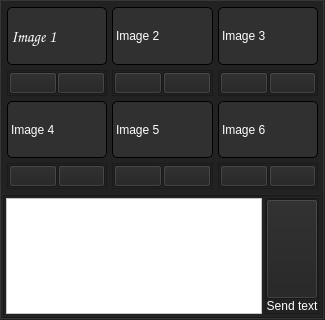
         <widget class="QFrame" name="Left_Frame">
          <property name="styleSheet">
           <string notr="true">background-color: rgb(48, 48, 48);</string>
          </property>
          <property name="frameShape">
           <enum>QFrame::Box</enum>
          </property>
          <property name="frameShadow">
           <enum>QFrame::Raised</enum>
          </property>
          <layout class="QVBoxLayout" name="verticalLayout" stretch="5,1">
           <property name="spacing">
            <number>0</number>
           </property>
           <property name="leftMargin">
            <number>0</number>
           </property>
           <property name="topMargin">
            <number>0</number>
           </property>
           <property name="rightMargin">
            <number>0</number>
           </property>
           <property name="bottomMargin">
            <number>0</number>
           </property>
           <item>
            <widget class="QFrame" name="Images_Frame">
             <property name="styleSheet">
              <string notr="true">background-color: rgb(34, 34, 34);</string>
             </property>
             <property name="frameShape">
              <enum>QFrame::NoFrame</enum>
             </property>
             <property name="frameShadow">
              <enum>QFrame::Raised</enum>
             </property>
             <layout class="QHBoxLayout" name="horizontalLayout_2">
              <property name="spacing">
               <number>1</number>
              </property>
              <property name="leftMargin">
               <number>0</number>
              </property>
              <property name="topMargin">
               <number>0</number>
              </property>
              <property name="rightMargin">
               <number>0</number>
              </property>
              <property name="bottomMargin">
               <number>0</number>
              </property>
              <item>
               <layout class="QGridLayout" name="gridLayout" rowstretch="6,1,6,1" columnstretch="1,1,1" rowminimumheight="2,1,2,1" columnminimumwidth="1,1,1">
                <property name="leftMargin">
                 <number>5</number>
                </property>
                <property name="topMargin">
                 <number>5</number>
                </property>
                <property name="rightMargin">
                 <number>5</number>
                </property>
                <property name="bottomMargin">
                 <number>5</number>
                </property>
                <property name="spacing">
                 <number>5</number>
                </property>
                <item row="0" column="0">
                 <widget class="QLabel" name="Image1_Label">
                  <property name="font">
                   <font>
                    <family>Comic Sans MS</family>
                    <pointsize>12</pointsize>
                   </font>
                  </property>
                  <property name="styleSheet">
                   <string notr="true">border: 1px solid black;
font: 12pt &quot;Comic Sans MS&quot;;
border-radius: 5px;
background-color: rgb(48, 48, 48);
color: rgb(255, 255, 255);</string>
                  </property>
                  <property name="frameShape">
                   <enum>QFrame::Box</enum>
                  </property>
                  <property name="text">
                   <string>Image 1</string>
                  </property>
                 </widget>
                </item>
                <item row="2" column="0">
                 <widget class="QLabel" name="Image4_Label">
                  <property name="styleSheet">
                   <string notr="true">border: 1px solid black;
font: 12pt &quot;Comic Sans MS&quot;;
border-radius: 5px;
background-color: rgb(48, 48, 48);
color: rgb(255, 255, 255);</string>
                  </property>
                  <property name="frameShape">
                   <enum>QFrame::Box</enum>
                  </property>
                  <property name="text">
                   <string>Image 4</string>
                  </property>
                 </widget>
                </item>
                <item row="2" column="1">
                 <widget class="QLabel" name="Image5_Label">
                  <property name="styleSheet">
                   <string notr="true">border: 1px solid black;
font: 12pt &quot;Comic Sans MS&quot;;
border-radius: 5px;
background-color: rgb(48, 48, 48);
color: rgb(255, 255, 255);</string>
                  </property>
                  <property name="frameShape">
                   <enum>QFrame::Box</enum>
                  </property>
                  <property name="text">
                   <string>Image 5</string>
                  </property>
                 </widget>
                </item>
                <item row="2" column="2">
                 <widget class="QLabel" name="Image6_Label">
                  <property name="styleSheet">
                   <string notr="true">border: 1px solid black;
font: 12pt &quot;Comic Sans MS&quot;;
border-radius: 5px;
background-color: rgb(48, 48, 48);
color: rgb(255, 255, 255);</string>
                  </property>
                  <property name="frameShape">
                   <enum>QFrame::Box</enum>
                  </property>
                  <property name="text">
                   <string>Image 6</string>
                  </property>
                 </widget>
                </item>
                <item row="0" column="2">
                 <widget class="QLabel" name="Image3_Label">
                  <property name="enabled">
                   <bool>true</bool>
                  </property>
                  <property name="styleSheet">
                   <string notr="true">border: 1px solid black;
font: 12pt &quot;Comic Sans MS&quot;;
border-radius: 5px;
background-color: rgb(48, 48, 48);
color: rgb(255, 255, 255);</string>
                  </property>
                  <property name="frameShape">
                   <enum>QFrame::Box</enum>
                  </property>
                  <property name="text">
                   <string>Image 3</string>
                  </property>
                 </widget>
                </item>
                <item row="0" column="1">
                 <widget class="QLabel" name="Image2_Label">
                  <property name="styleSheet">
                   <string notr="true">border: 1px solid black;
font: 12pt &quot;Comic Sans MS&quot;;
border-radius: 5px;
background-color: rgb(48, 48, 48);
color: rgb(255, 255, 255);</string>
                  </property>
                  <property name="frameShape">
                   <enum>QFrame::Box</enum>
                  </property>
                  <property name="text">
                   <string>Image 2</string>
                  </property>
                 </widget>
                </item>
                <item row="1" column="1">
                 <widget class="QFrame" name="Frame_buttons2">
                  <property name="frameShape">
                   <enum>QFrame::StyledPanel</enum>
                  </property>
                  <property name="frameShadow">
                   <enum>QFrame::Raised</enum>
                  </property>
                  <layout class="QHBoxLayout" name="horizontalLayout_4">
                   <property name="spacing">
                    <number>1</number>
                   </property>
                   <property name="leftMargin">
                    <number>1</number>
                   </property>
                   <property name="topMargin">
                    <number>1</number>
                   </property>
                   <property name="rightMargin">
                    <number>1</number>
                   </property>
                   <property name="bottomMargin">
                    <number>1</number>
                   </property>
                   <item>
                    <widget class="QPushButton" name="Delete_image_1_button2">
                     <property name="text">
                      <string/>
                     </property>
                     <property name="icon">
                      <iconset resource="Icons/Icons.qrc">
                       <normaloff>:/Resources/close.svg</normaloff>:/Resources/close.svg</iconset>
                     </property>
                    </widget>
                   </item>
                   <item>
                    <widget class="QPushButton" name="Redo_image2_button">
                     <property name="text">
                      <string/>
                     </property>
                     <property name="icon">
                      <iconset resource="Icons/Icons.qrc">
                       <normaloff>:/Resources/back.svg</normaloff>:/Resources/back.svg</iconset>
                     </property>
                    </widget>
                   </item>
                  </layout>
                 </widget>
                </item>
                <item row="3" column="2">
                 <widget class="QFrame" name="Frame_buttons6">
                  <property name="frameShape">
                   <enum>QFrame::StyledPanel</enum>
                  </property>
                  <property name="frameShadow">
                   <enum>QFrame::Raised</enum>
                  </property>
                  <layout class="QHBoxLayout" name="horizontalLayout_5">
                   <property name="spacing">
                    <number>1</number>
                   </property>
                   <property name="leftMargin">
                    <number>1</number>
                   </property>
                   <property name="topMargin">
                    <number>1</number>
                   </property>
                   <property name="rightMargin">
                    <number>1</number>
                   </property>
                   <property name="bottomMargin">
                    <number>1</number>
                   </property>
                   <item>
                    <widget class="QPushButton" name="Delete_image_1_button6">
                     <property name="text">
                      <string/>
                     </property>
                     <property name="icon">
                      <iconset resource="Icons/Icons.qrc">
                       <normaloff>:/Resources/close.svg</normaloff>:/Resources/close.svg</iconset>
                     </property>
                    </widget>
                   </item>
                   <item>
                    <widget class="QPushButton" name="Redo_image6_button">
                     <property name="text">
                      <string/>
                     </property>
                     <property name="icon">
                      <iconset resource="Icons/Icons.qrc">
                       <normaloff>:/Resources/back.svg</normaloff>:/Resources/back.svg</iconset>
                     </property>
                    </widget>
                   </item>
                  </layout>
                 </widget>
                </item>
                <item row="3" column="1">
                 <widget class="QFrame" name="Frame_buttons5">
                  <property name="frameShape">
                   <enum>QFrame::StyledPanel</enum>
                  </property>
                  <property name="frameShadow">
                   <enum>QFrame::Raised</enum>
                  </property>
                  <layout class="QHBoxLayout" name="horizontalLayout_6">
                   <property name="spacing">
                    <number>1</number>
                   </property>
                   <property name="leftMargin">
                    <number>1</number>
                   </property>
                   <property name="topMargin">
                    <number>1</number>
                   </property>
                   <property name="rightMargin">
                    <number>1</number>
                   </property>
                   <property name="bottomMargin">
                    <number>1</number>
                   </property>
                   <item>
                    <widget class="QPushButton" name="Delete_image_1_button5">
                     <property name="text">
                      <string/>
                     </property>
                     <property name="icon">
                      <iconset resource="Icons/Icons.qrc">
                       <normaloff>:/Resources/close.svg</normaloff>:/Resources/close.svg</iconset>
                     </property>
                    </widget>
                   </item>
                   <item>
                    <widget class="QPushButton" name="Redo_image5_button">
                     <property name="text">
                      <string/>
                     </property>
                     <property name="icon">
                      <iconset resource="Icons/Icons.qrc">
                       <normaloff>:/Resources/back.svg</normaloff>:/Resources/back.svg</iconset>
                     </property>
                    </widget>
                   </item>
                  </layout>
                 </widget>
                </item>
                <item row="3" column="0">
                 <widget class="QFrame" name="Frame_buttons4">
                  <property name="frameShape">
                   <enum>QFrame::StyledPanel</enum>
                  </property>
                  <property name="frameShadow">
                   <enum>QFrame::Raised</enum>
                  </property>
                  <layout class="QHBoxLayout" name="horizontalLayout_7">
                   <property name="spacing">
                    <number>1</number>
                   </property>
                   <property name="leftMargin">
                    <number>1</number>
                   </property>
                   <property name="topMargin">
                    <number>1</number>
                   </property>
                   <property name="rightMargin">
                    <number>1</number>
                   </property>
                   <property name="bottomMargin">
                    <number>1</number>
                   </property>
                   <item>
                    <widget class="QPushButton" name="Delete_image_1_button4">
                     <property name="text">
                      <string/>
                     </property>
                     <property name="icon">
                      <iconset resource="Icons/Icons.qrc">
                       <normaloff>:/Resources/close.svg</normaloff>:/Resources/close.svg</iconset>
                     </property>
                    </widget>
                   </item>
                   <item>
                    <widget class="QPushButton" name="Redo_image4_button">
                     <property name="text">
                      <string/>
                     </property>
                     <property name="icon">
                      <iconset resource="Icons/Icons.qrc">
                       <normaloff>:/Resources/back.svg</normaloff>:/Resources/back.svg</iconset>
                     </property>
                    </widget>
                   </item>
                  </layout>
                 </widget>
                </item>
                <item row="1" column="2">
                 <widget class="QFrame" name="Frame_buttons3">
                  <property name="frameShape">
                   <enum>QFrame::StyledPanel</enum>
                  </property>
                  <property name="frameShadow">
                   <enum>QFrame::Raised</enum>
                  </property>
                  <layout class="QHBoxLayout" name="horizontalLayout_8">
                   <property name="spacing">
                    <number>1</number>
                   </property>
                   <property name="leftMargin">
                    <number>1</number>
                   </property>
                   <property name="topMargin">
                    <number>1</number>
                   </property>
                   <property name="rightMargin">
                    <number>1</number>
                   </property>
                   <property name="bottomMargin">
                    <number>1</number>
                   </property>
                   <item>
                    <widget class="QPushButton" name="Delete_image_1_button3">
                     <property name="text">
                      <string/>
                     </property>
                     <property name="icon">
                      <iconset resource="Icons/Icons.qrc">
                       <normaloff>:/Resources/close.svg</normaloff>:/Resources/close.svg</iconset>
                     </property>
                    </widget>
                   </item>
                   <item>
                    <widget class="QPushButton" name="Redo_image3_button">
                     <property name="text">
                      <string/>
                     </property>
                     <property name="icon">
                      <iconset resource="Icons/Icons.qrc">
                       <normaloff>:/Resources/back.svg</normaloff>:/Resources/back.svg</iconset>
                     </property>
                    </widget>
                   </item>
                  </layout>
                 </widget>
                </item>
                <item row="1" column="0">
                 <widget class="QFrame" name="Frame_buttons1">
                  <property name="frameShape">
                   <enum>QFrame::StyledPanel</enum>
                  </property>
                  <property name="frameShadow">
                   <enum>QFrame::Raised</enum>
                  </property>
                  <layout class="QHBoxLayout" name="horizontalLayout_3">
                   <property name="spacing">
                    <number>0</number>
                   </property>
                   <property name="leftMargin">
                    <number>1</number>
                   </property>
                   <property name="topMargin">
                    <number>1</number>
                   </property>
                   <property name="rightMargin">
                    <number>1</number>
                   </property>
                   <property name="bottomMargin">
                    <number>1</number>
                   </property>
                   <item>
                    <widget class="QPushButton" name="Delete_image_1_button1">
                     <property name="text">
                      <string/>
                     </property>
                     <property name="icon">
                      <iconset resource="Icons/Icons.qrc">
                       <normaloff>:/Resources/close.svg</normaloff>:/Resources/close.svg</iconset>
                     </property>
                    </widget>
                   </item>
                   <item>
                    <widget class="QPushButton" name="Redo_image1_button">
                     <property name="text">
                      <string/>
                     </property>
                     <property name="icon">
                      <iconset resource="Icons/Icons.qrc">
                       <normaloff>:/Resources/back.svg</normaloff>:/Resources/back.svg</iconset>
                     </property>
                    </widget>
                   </item>
                  </layout>
                 </widget>
                </item>
               </layout>
              </item>
             </layout>
            </widget>
           </item>
           <item>
            <widget class="QFrame" name="frame_4">
             <property name="styleSheet">
              <string notr="true">background-color: rgb(34, 34, 34);</string>
             </property>
             <property name="frameShape">
              <enum>QFrame::Box</enum>
             </property>
             <property name="frameShadow">
              <enum>QFrame::Raised</enum>
             </property>
             <layout class="QHBoxLayout" name="horizontalLayout_9" stretch="6,1">
              <property name="spacing">
               <number>3</number>
              </property>
              <property name="leftMargin">
               <number>2</number>
              </property>
              <property name="topMargin">
               <number>2</number>
              </property>
              <property name="rightMargin">
               <number>2</number>
              </property>
              <property name="bottomMargin">
               <number>2</number>
              </property>
              <item>
               <widget class="QTextEdit" name="Line_Edit_Text">
                <property name="styleSheet">
                 <string notr="true">background-color: rgb(255, 255, 255);</string>
                </property>
               </widget>
              </item>
              <item>
               <widget class="QFrame" name="frame_7">
                <property name="frameShape">
                 <enum>QFrame::StyledPanel</enum>
                </property>
                <property name="frameShadow">
                 <enum>QFrame::Raised</enum>
                </property>
                <layout class="QVBoxLayout" name="verticalLayout_2">
                 <property name="spacing">
                  <number>0</number>
                 </property>
                 <property name="leftMargin">
                  <number>0</number>
                 </property>
                 <property name="topMargin">
                  <number>0</number>
                 </property>
                 <property name="rightMargin">
                  <number>0</number>
                 </property>
                 <property name="bottomMargin">
                  <number>0</number>
                 </property>
                 <item>
                  <widget class="QPushButton" name="Send_text_button">
                   <property name="minimumSize">
                    <size>
                     <width>50</width>
                     <height>100</height>
                    </size>
                   </property>
                   <property name="styleSheet">
                    <string notr="true"/>
                   </property>
                   <property name="text">
                    <string/>
                   </property>
                   <property name="icon">
                    <iconset resource="Icons/Icons.qrc">
                     <normaloff>:/Resources/send.svg</normaloff>:/Resources/send.svg</iconset>
                   </property>
                   <property name="iconSize">
                    <size>
                     <width>50</width>
                     <height>50</height>
                    </size>
                   </property>
                  </widget>
                 </item>
                 <item>
                  <widget class="QLabel" name="label_4">
                   <property name="styleSheet">
                    <string notr="true">font: 9pt &quot;Comic Sans MS&quot;;
color: rgb(255, 255, 255);</string>
                   </property>
                   <property name="text">
                    <string>Send text</string>
                   </property>
                   <property name="alignment">
                    <set>Qt::AlignCenter</set>
                   </property>
                  </widget>
                 </item>
                </layout>
               </widget>
              </item>
             </layout>
            </widget>
           </item>
          </layout>
         </widget>
